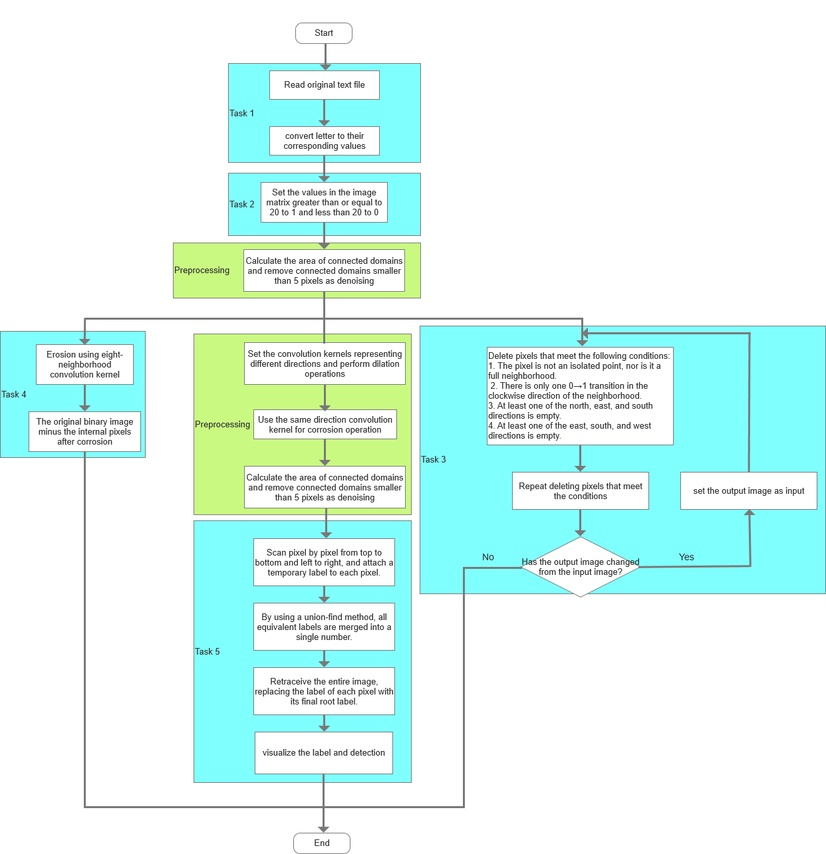
%> input picture figs/flow_chart_1.jpg, 826 x 854 px, shrunk from 1242 x 1285 before the run
$ octave --eval "result = outline_binary_edge(rgb2gray(imread('../figs/flow_chart_1.jpg')));"   (GNU Octave 9; MATLAB toolbox functions it lacks are replaced by stand-ins)
%> lines starting %> are read from the running program, lines starting %| are printed output that depends on the picture
function outline = outline_binary_edge(bw)


    %  Sobel
    Gx = [1 0 -1;
          2 0 -2;
          1 0 -1];
    Gy = [1 2 1;
          0 0 0;
         -1 -2 -1];

    % gradients
    grad_x = conv2(bw, Gx, 'same');
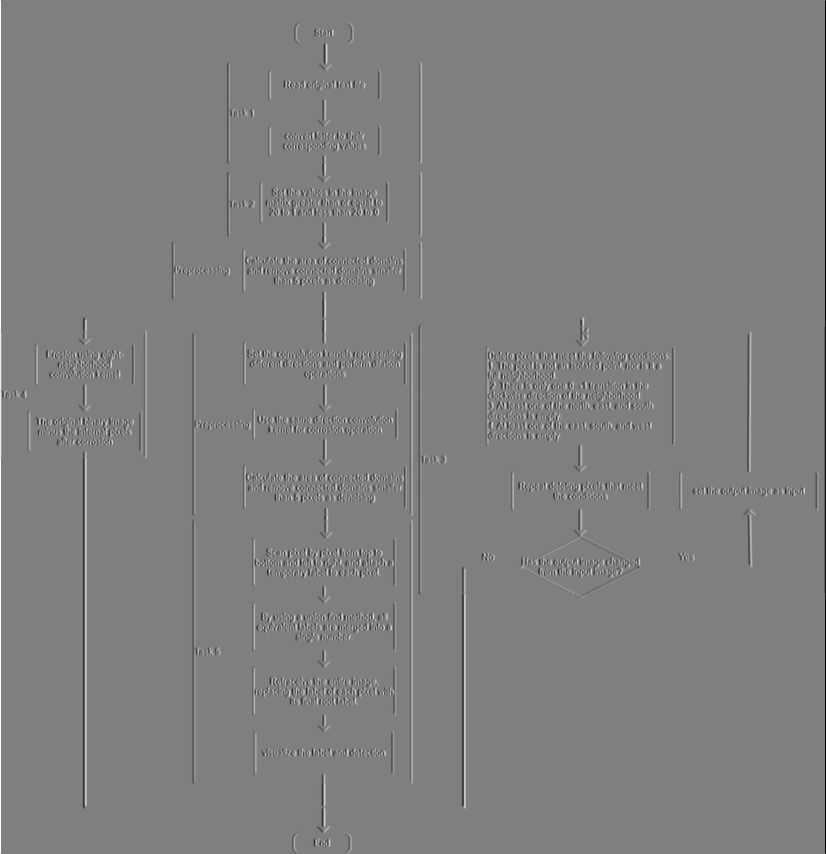
%> grad_x: size 854x826 double; min -1020, max 1020, mean -0.1; drawn with min black and max white
    grad_y = conv2(bw, Gy, 'same');
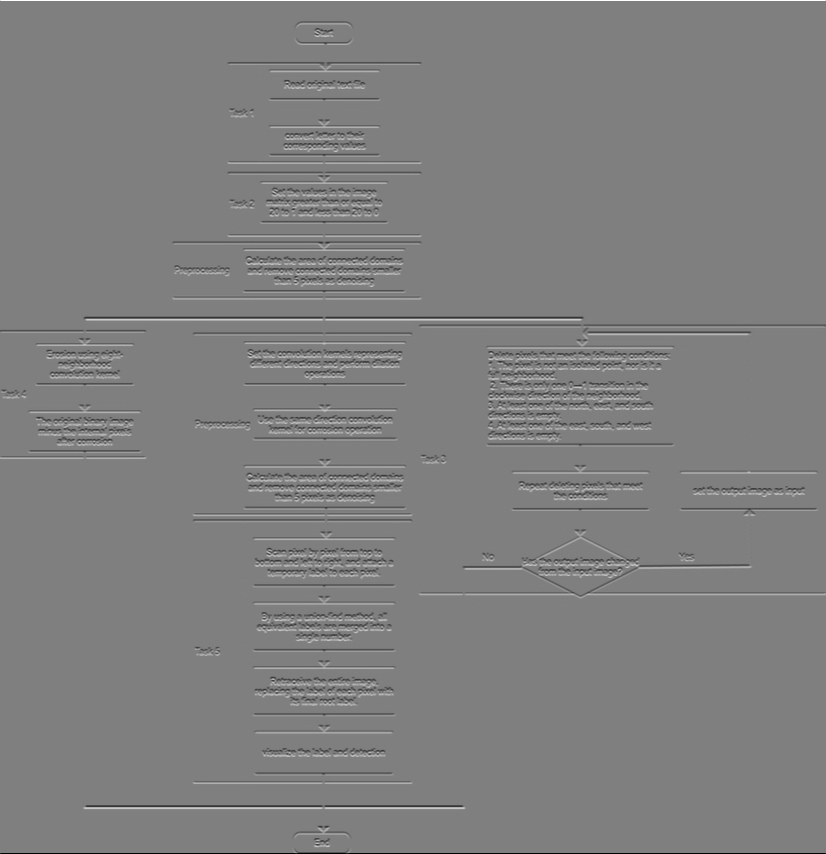
%> grad_y: size 854x826 double; min -1020, max 1020, mean 0; drawn with min black and max white

    grad_mag = sqrt(grad_x.^2 + grad_y.^2);
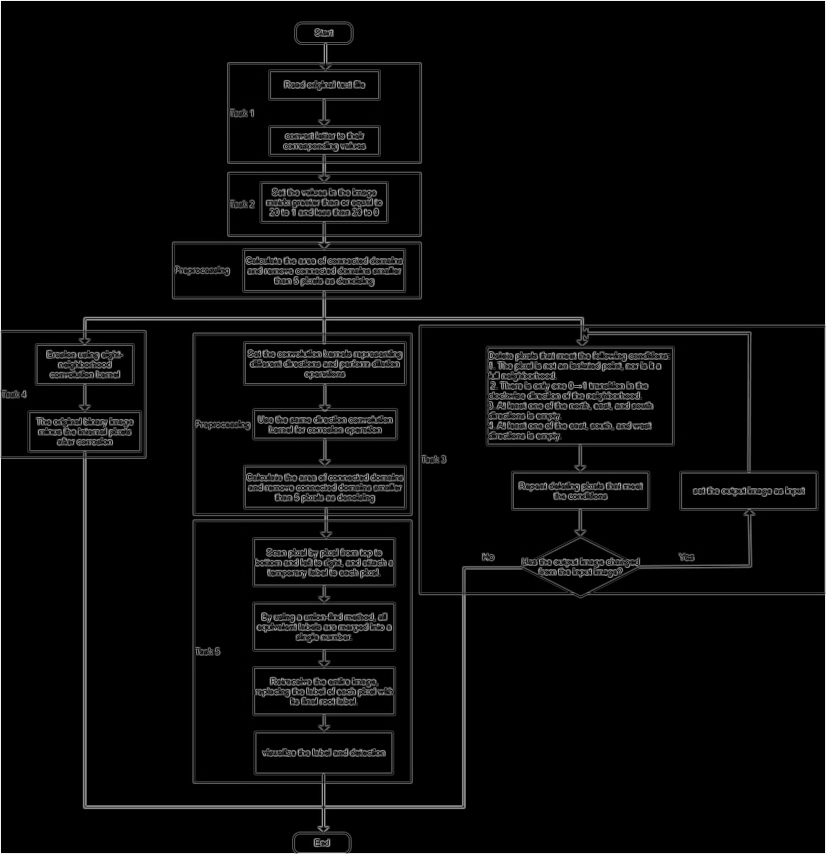
%> grad_mag: size 854x826 double; min 0, max 1081.9, mean 42.4; drawn with min black and max white

    % normalization
    grad_mag = grad_mag ./ max(grad_mag(:) + eps);

    % threshold
    T = graythresh(grad_mag);
%> T = 0.18

    outline = grad_mag > T;
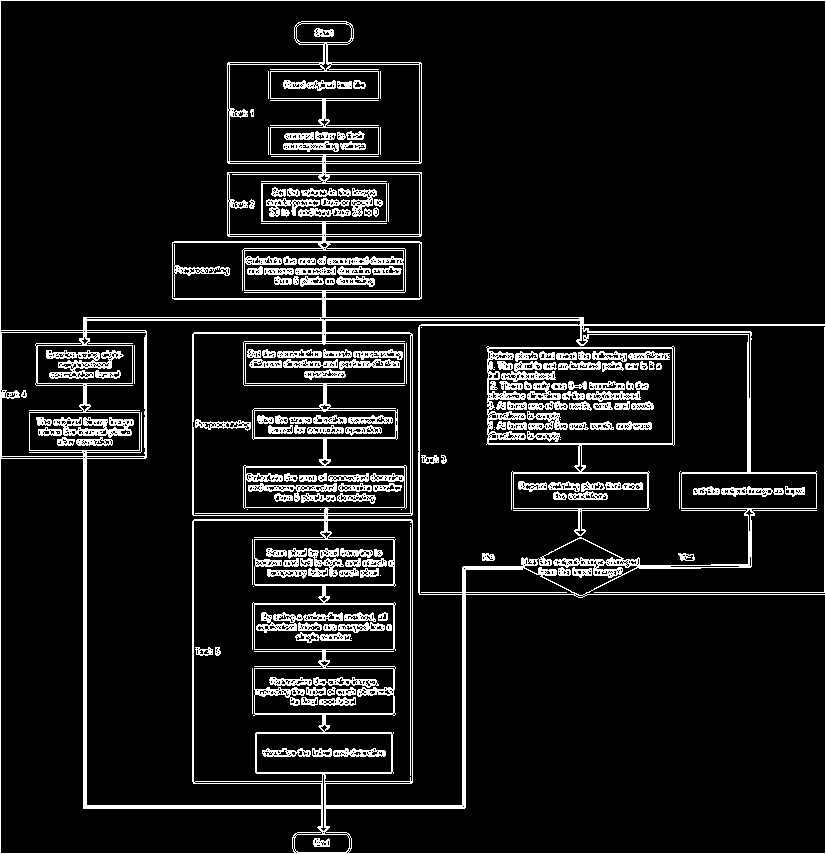
%> outline: size 854x826 logical; 9.3% white in thin lines or dots
end

$ run again, on figs/flow_chart_2.jpg
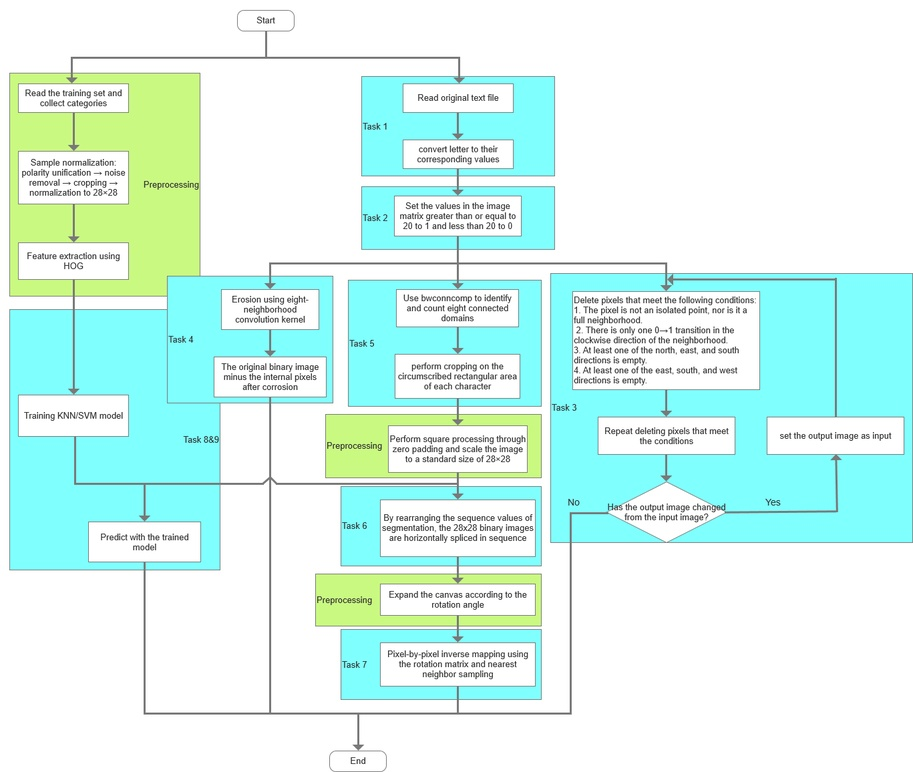
%> input picture figs/flow_chart_2.jpg, 913 x 772 px, shrunk from 1367 x 1156 before the run
%> in outline_binary_edge, `grad_mag = sqrt(grad_x.^2 + grad_y.^2);`:
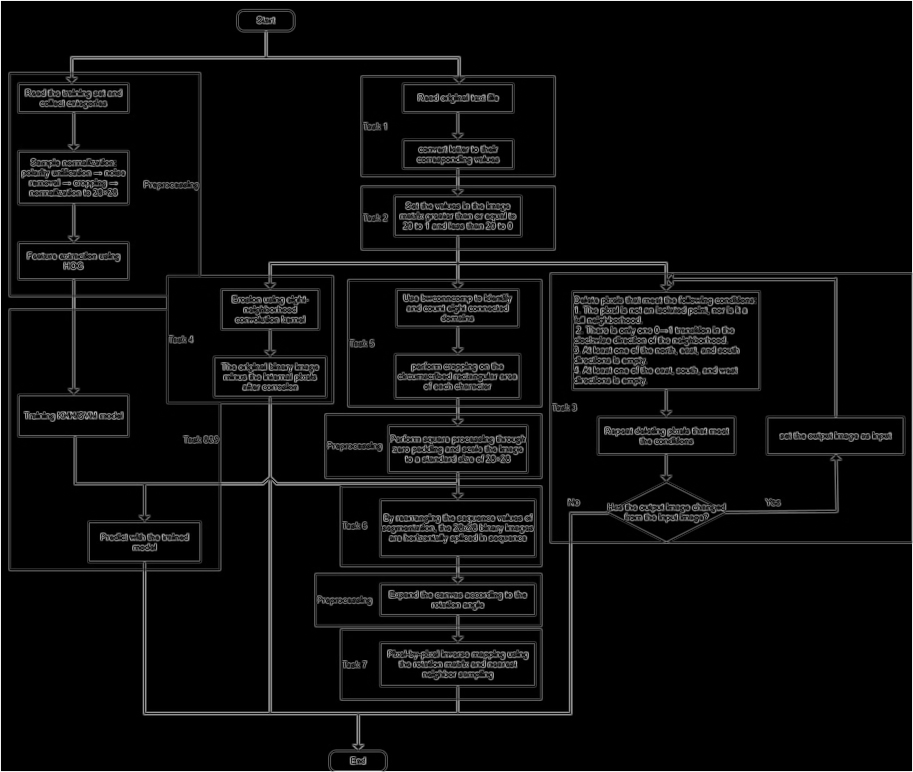
%> grad_mag: size 772x913 double; min 0, max 1081.9, mean 49.4; drawn with min black and max white
%> T = 0.176
%> in outline_binary_edge, `outline = grad_mag > T;`:
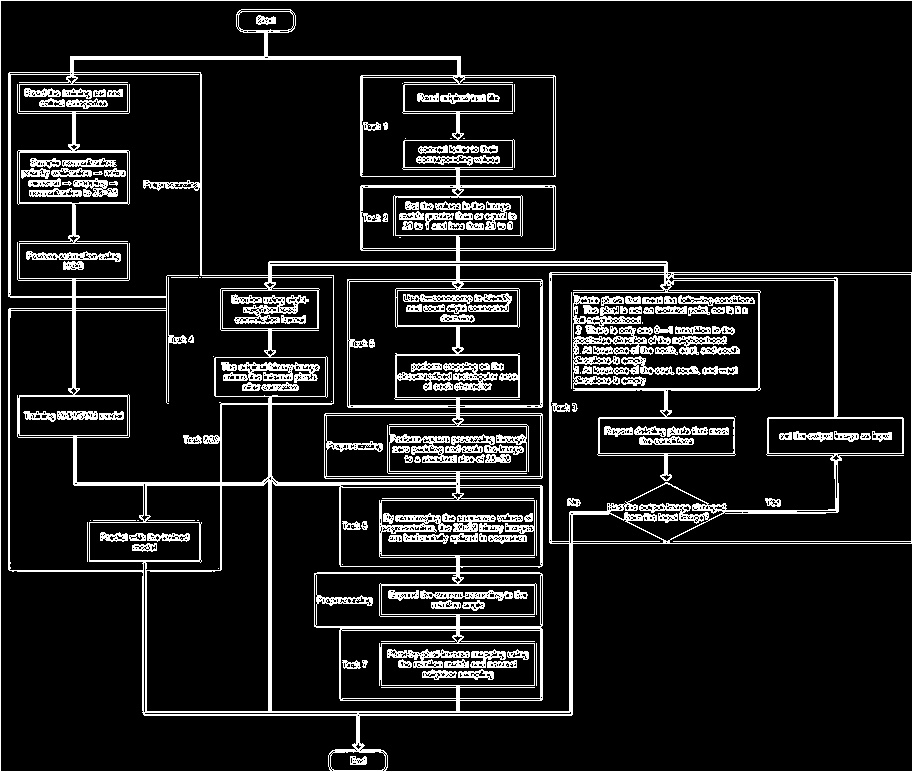
%> outline: size 772x913 logical; 11.2% white in thin lines or dots
